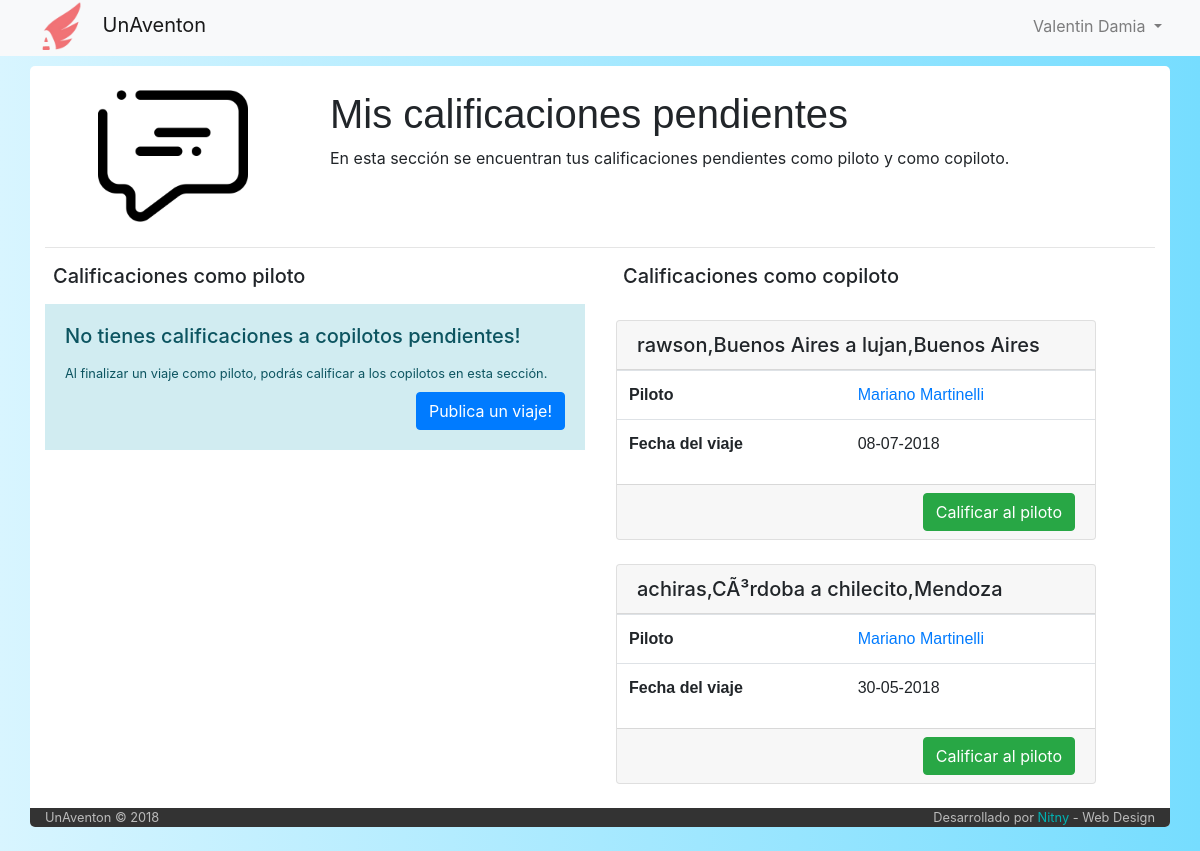
Screenshot of /calificaciones (signed in) with the database file from the repository.
### tables this page shows
CREATE TABLE `calificacion` (
  `idCalificacion` int(6) NOT NULL,
  `idCalificador` int(6) NOT NULL,
  `idCalificado` int(6) NOT NULL,
  `tipo` varchar(10) NOT NULL,
  `idViaje` int(6) NOT NULL,
  `fecha` datetime NOT NULL,
  `calificacion` varchar(6) DEFAULT NULL,
  `comentario` varchar(255) NOT NULL
);

CREATE TABLE `viaje` (
  `idViaje` int(6) NOT NULL,
  `idPiloto` int(6) NOT NULL,
  `idVehiculo` int(6) NOT NULL,
  `fecha_publicacion` datetime NOT NULL,
  `fecha_partida` datetime NOT NULL,
  `tiempo_estimado` int(11) NOT NULL DEFAULT '30',
  `origen` varchar(60) NOT NULL,
  `destino` varchar(60) NOT NULL,
  `asientos_disponibles` int(2) NOT NULL,
  `costo` int(7) NOT NULL,
  `estado` int(1) NOT NULL DEFAULT '1',
  `tipo` varchar(50) NOT NULL DEFAULT 'unico'
);

CREATE TABLE `usuario` (
  `idUser` int(6) NOT NULL,
  `email` varchar(50) NOT NULL,
  `clave` varchar(50) NOT NULL,
  `nombre` varchar(50) NOT NULL,
  `apellido` varchar(50) NOT NULL,
  `admin` int(1) NOT NULL DEFAULT '0',
  `estadoUsuario` int(11) NOT NULL DEFAULT '1',
  `recuperarPassword` int(1) NOT NULL DEFAULT '0'
);

### index.php (called while the page is built, shortened)
<?php
	include ('php/inicio_body.php');
	$router = new Router;
	$vars = $router->get_variables();
	render($vars);
	include ('php/cierre_body.php');

### controller/calificaciones.php (the view, shortened to what this page needs)
<?php
function render($vars = []){
include('php/conexion.php');
$consulta = "SELECT calificacion.idCalificacion, calificacion.idCalificador, calificacion.idCalificado, calificacion.idViaje, viaje.idPiloto, viaje.fecha_partida, viaje.origen, viaje.destino, usuario.nombre, usuario.apellido\n"
    . "FROM calificacion \n"
    . "INNER JOIN viaje ON ((calificacion.idCalificado=viaje.idPiloto) AND (calificacion.idViaje = viaje.idViaje))\n"
    . "INNER JOIN usuario on (calificacion.idCalificado = usuario.idUser)\n"
    . "WHERE (calificacion.idCalificador = $_SESSION[userId]) and (calificacion.calificacion IS NULL)";
$calificaciones_como_copiloto = mysqli_query($conexion, $consulta) or die("Error en la consulta de calificaciones pendientes como copiloto". mysqli_error($conexion));
$consulta = "SELECT calificacion.idCalificacion, calificacion.idCalificador, calificacion.idCalificado, calificacion.idViaje, viaje.idPiloto, viaje.fecha_partida, viaje.origen, viaje.destino, usuario.nombre, usuario.apellido\n"
    . "FROM calificacion\n"
    . "INNER JOIN viaje ON ((calificacion.idCalificador=viaje.idPiloto) AND (calificacion.idViaje = viaje.idViaje))\n"
    . "INNER JOIN usuario on (calificacion.idCalificado = usuario.idUser)\n"
    . "WHERE (calificacion.idCalificador = $_SESSION[userId]) and (calificacion.calificacion IS NULL)"
    . "ORDER BY calificacion.idViaje ASC";
$calificaciones_como_piloto = mysqli_query($conexion, $consulta) or die("Error en la consulta de calificaciones pendientes como piloto". mysqli_error($conexion));
?>
<div class="row">
    <div class="col-md-3" style="text-align: center">
      <img src="img/calificacion.png" alt="imagen de usuario" style="width: 150px; margin-top: 15px">
    </div>
    <div class="col-md-8" style="margin-top: 1.5rem">
      <h1 class="display-6" style="font-family: helvetica;">Mis calificaciones pendientes</h1>
      <p> En esta sección se encuentran tus calificaciones pendientes como piloto y como copiloto. </p>
    </div>
</div>
 <hr>
 <div class="row">
   <div class="col col-md-6">
     <h5 class="px-2">Calificaciones como piloto</h5>
   </div>
   <div class="col col-md-6">
     <h5 class="px-2">Calificaciones como copiloto</h5>
   </div>
</div>
<div class="row">
  <div class="col col-md-6 mCustomScrollbar" data-mcs-theme="dark-3" style="max-height: 520px; overflow: auto;">
  <?php
    if(mysqli_num_rows($calificaciones_como_piloto) == 0){
      ?>
      <div class="alert-info mt-2 mb-4">
        <div class="card-body ">
          <h5 class="card-title">No tienes calificaciones a copilotos pendientes!</h5>
          <small class="card-text">Al finalizar un viaje como piloto, podrás calificar a los copilotos en esta sección.</small>
          <div class="pt-2 my-0 text-right">
            <a href="/altaviaje" class="btn btn-primary">Publica un viaje!</a>
        </div>
        </div>
      </div>
    <?php
  }
     ?>
   </div>
  <div class="col col-md-6 mCustomScrollbar" data-mcs-theme="dark-3" style="max-height: 520px; overflow: auto;">
  <?php
  if(mysqli_num_rows($calificaciones_como_copiloto) == 0){
    ?>
    <div class="alert-info mt-2 mb-4">
      <div class="card-body ">
        <h5 class="card-title">No tienes calificaciones a pilotos pendientes!</h5>
        <small class="card-text">Al finalizar un viaje como copiloto, podrás calificar al piloto en esta sección.</small>
        <div class="pt-2 my-0 text-right">
          <a href="/" class="btn btn-primary">Busca viajes!</a>
      </div>
      </div>
    </div>
  <?php
}
  else{
    while($pendiente_como_copiloto = mysqli_fetch_array($calificaciones_como_copiloto))
    {
  ?>
    <div class="row px-3 my-4">
      <div class="card" style="width: 30rem;">
        <h5 class="card-header h-50"><?php echo $pendiente_como_copiloto['origen'] . ' a ' . $pendiente_como_copiloto['destino']; ?></h5>
        <div class="card-body px-0 py-0">
          <table class="table">
            <tbody>
              <tr>
                <th scope="row">Piloto</th>
                <td><a href="usuario/<?php echo $pendiente_como_copiloto['idCalificado'];?>" target="_blank"><?php echo $pendiente_como_copiloto['nombre'] . ' ' . $pendiente_como_copiloto['apellido']; ?></a></td>
              </tr>
              <tr>
                <th scope="row">Fecha del viaje</th>
                <td><?php $date = date_create($pendiente_como_copiloto['fecha_partida']);
                echo $date->format('d-m-Y');?></td>
              </tr>
            </tbody>
          </table>
        </div>
        <div class="card-footer text-right py-2">
          <a href="#" class="btn btn-success" data-toggle="modal" data-target="#exampleModalCenter<?php echo $pendiente_como_copiloto['idCalificacion'];?>">Calificar al piloto</a>
        </div>
      </div>
    </div>
    <?php
    }
  }
    ?>
  </div>
</div>
<?php
}

### css/estilo-listado-vehiculos.css (style rules this page uses)
.card-header { height: 4rem; }
th,tr { font-family: helvetica; }

### css/stylo.css (style rules this page uses)
body { background-color: grey; }

### php/inicio_body.php (style rules this page uses)
body { background-color: #fff; background: linear-gradient(-90deg, #76ddff, #d8f5ff); }

### rows the page displays
calificacion: idViaje.origen "rawson,Buenos Aires", idViaje.destino "lujan,Buenos Aires", usuario.nombre "Mariano", usuario.apellido "Martinelli", idViaje.fecha_partida "08-07-2018"
calificacion: idViaje.origen "achiras,CÃ³rdoba", idViaje.destino "chilecito,Mendoza", usuario.nombre "Mariano", usuario.apellido "Martinelli", idViaje.fecha_partida "30-05-2018"

### other values shown
$_SESSION['nombre'] "Valentin"
$_SESSION['apellido'] "Damia"
